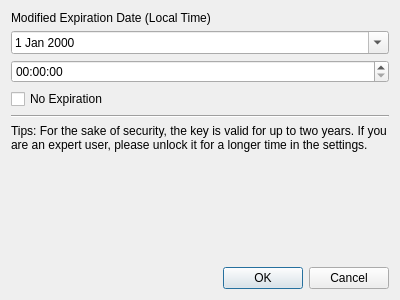
<?xml version="1.0" encoding="UTF-8"?>
<ui version="4.0">
 <class>ModifiedExpirationDateTime</class>
 <widget class="QDialog" name="ModifiedExpirationDateTime">
  <property name="geometry">
   <rect>
    <x>0</x>
    <y>0</y>
    <width>400</width>
    <height>300</height>
   </rect>
  </property>
  <property name="windowTitle">
   <string>Modified Expiration Date</string>
  </property>
  <layout class="QGridLayout" name="gridLayout">
   <item row="2" column="0">
    <widget class="QDialogButtonBox" name="buttonBox">
     <property name="orientation">
      <enum>Qt::Horizontal</enum>
     </property>
     <property name="standardButtons">
      <set>QDialogButtonBox::Cancel|QDialogButtonBox::Ok</set>
     </property>
    </widget>
   </item>
   <item row="0" column="0">
    <layout class="QVBoxLayout" name="verticalLayout">
     <item alignment="Qt::AlignTop">
      <widget class="QLabel" name="titleLabel">
       <property name="text">
        <string>Modified Expiration Date (Local Time)</string>
       </property>
      </widget>
     </item>
     <item>
      <widget class="QDateEdit" name="dateEdit">
       <property name="calendarPopup">
        <bool>true</bool>
       </property>
      </widget>
     </item>
     <item>
      <widget class="QTimeEdit" name="timeEdit"/>
     </item>
     <item>
      <widget class="QCheckBox" name="noExpirationCheckBox">
       <property name="text">
        <string>No Expiration</string>
       </property>
      </widget>
     </item>
     <item>
      <widget class="Line" name="line">
       <property name="orientation">
        <enum>Qt::Horizontal</enum>
       </property>
      </widget>
     </item>
     <item>
      <widget class="QLabel" name="label">
       <property name="text">
        <string>Tips: For the sake of security, the key is valid for up to two years. If you are an expert user, please unlock it for a longer time in the settings.</string>
       </property>
       <property name="wordWrap">
        <bool>true</bool>
       </property>
      </widget>
     </item>
     <item>
      <spacer name="verticalSpacer">
       <property name="orientation">
        <enum>Qt::Vertical</enum>
       </property>
       <property name="sizeHint" stdset="0">
        <size>
         <width>20</width>
         <height>40</height>
        </size>
       </property>
      </spacer>
     </item>
    </layout>
   </item>
  </layout>
 </widget>
 <resources/>
 <connections>
  <connection>
   <sender>buttonBox</sender>
   <signal>accepted()</signal>
   <receiver>ModifiedExpirationDateTime</receiver>
   <slot>accept()</slot>
   <hints>
    <hint type="sourcelabel">
     <x>248</x>
     <y>254</y>
    </hint>
    <hint type="destinationlabel">
     <x>157</x>
     <y>274</y>
    </hint>
   </hints>
  </connection>
  <connection>
   <sender>buttonBox</sender>
   <signal>rejected()</signal>
   <receiver>ModifiedExpirationDateTime</receiver>
   <slot>reject()</slot>
   <hints>
    <hint type="sourcelabel">
     <x>316</x>
     <y>260</y>
    </hint>
    <hint type="destinationlabel">
     <x>286</x>
     <y>274</y>
    </hint>
   </hints>
  </connection>
 </connections>
</ui>
